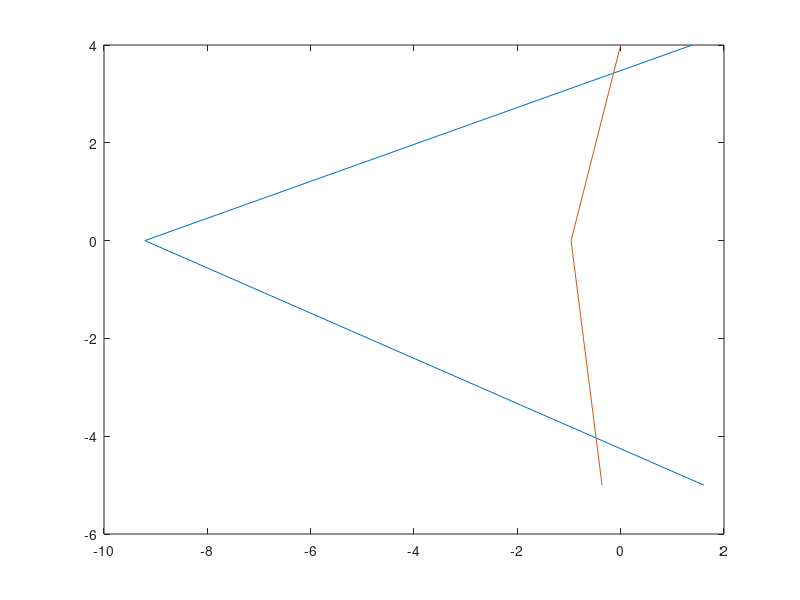

MATLAB code to generate this figure: (Note: this script raises an error after producing the figure.)
%------------------Multidimensional Newton’s method------------------------
y = [-5;0.0001;4];
x1 = log(y);
x2 = (y.^(2) + 2*y - 24) / 25;
plot(x1, y, x2, y);
%log = ln, log10 = log base 10
% mymultinewt([4; 0], 20, 1e-4)
% mymultinewt([0.25; -1], 20, 1e-4)

%-------------------Errors when solving linear systems---------------------
% A = [4, 3; 3, 2];
% x = [1; 2];
% b = A * x;
% x1 = A\b;
% absolute_error = norm(x - x1, inf);
% relative_error = norm(x - x1, inf) / norm(x, inf);
% 
% b1 = A * x1;
% absolute_residual = norm(b - b1, inf);
% relative_residual = norm(b - b1, inf) / norm(b, inf);
A = [4, 3; 3, 2];
x = [1; 2];
[relative_error, relative_residual] = myerrors(A, x);

%-------------------------Hillbert Matrices--------------------------------
A = hilb(5);
x = transpose(ones(1, 5));
b = A * x;

[relative_error, relative_residual] = myerrors(A, x);
condition_number = cond(A,inf);

%results = myerrors2;
%fprintf('%3d %12.3e %12.3e %12.3e\n', results')

%--------------------------Checkpoint 2------------------------------------

% What is the first value of n for which the calculated solution is no longer accurate to 4 significant figures?

% Are the residual vectors a good guide to the accuracy of the calculated solution?

% How large does n have to be before MATLAB warns you that the solutions may be inaccurate?

% When n = 12, MATLAB gave a warning saying matrix is close to singular or
% badly scaled, result may be inaccurate

% Is the condition number a good guide to the accuracy of the calculated solution?

%----------------Numerical approximation of the Jacobian-------------------
% Checkpoint 3
x = [1.5; 3.5; 2.5];
x1 = mymultinewt2(x, 10, 1e-4);
%A = [x(1)^2 - x(1) * x(2) - 10; x(2) + 3 * x(1) * x(2)^2 - 57; x(1) + x(2) - 2 * x(3)];

